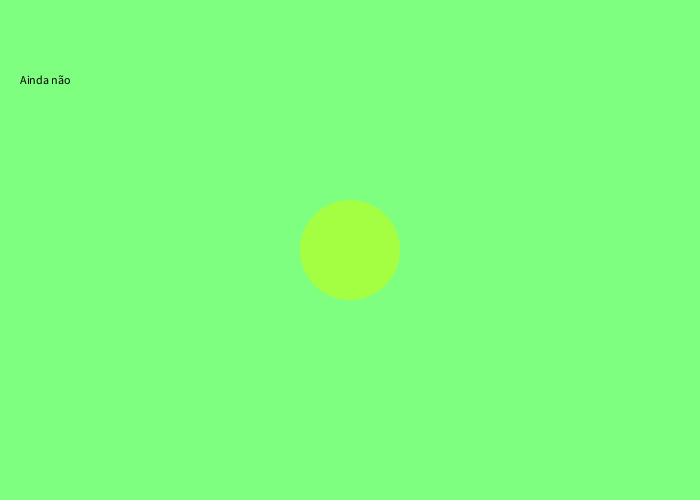
Frame 1 (no input)
Frame 60 (the mouse pressed at the canvas centre just before this capture): identical to frame 1, image omitted
Frame 120 (the mouse held since frame 60 and released just before this capture): identical to frame 1, image omitted

The Processing sketch that drew this single still picture (run headless with seeded random() and noise(); from frame 60 on, the mouse is pressed at the canvas centre):

// Processing sketch: processing_110316
// ── processing_110316.pde

int lar = 100;
int alt = 100;
int px = 0;
int py = 0;
int dist = 1;
int corv = 255;
color cor = color(random(255),corv,random(255));

String inst = "use your mouse arrows ← → ↑ ↓, try to hide the ball, click to change ball color";
String para = "PARABÉNS";
String nao = "Ainda não";

void setup(){
  size(700,500);
  background(px,corv,py);
  loop();
  px = width/2;
  py = height/2;
  colorMode(RGB,width,corv,height);
  rectMode(CENTER);
  fill(0);
  text(inst, 120, 60, 200, 100);
}

void mouseClicked(){
  cor = color(random(width),corv,random(height));
}

void draw(){
  
  if (keyPressed && key == CODED){  
    if (keyCode == RIGHT){
      px += dist;
    }
    else if (keyCode == LEFT){
      px -= dist;
    }
    else if (keyCode == UP){
      py -= dist;
    }
    else if (keyCode == DOWN){
      py += dist;
    }
  }
  
  if (px-(lar/2) <= 0){ 
    px = lar/2;
  }
  if (px+(lar/2) >= width) {
    px = width-(lar/2);    
  }
  if (py-(alt/2) <= 0) {
    py = alt/2;
  }
  if (py+(alt/2) >= height) {
    py = height-(alt/2);
  }
  
  background(px,corv,py);
  noStroke();
  fill(cor);
  ellipse(px,py,lar,alt);
  
  if (color(px,corv,py) == color(cor)){
    fill(0);
    text(para, 120, 60, 200, 100);
  } 
  else if (color(px,corv,py) != color(cor)){
    fill(0);
    text(nao, 120,100, 200, 50);
  } 
  
}
